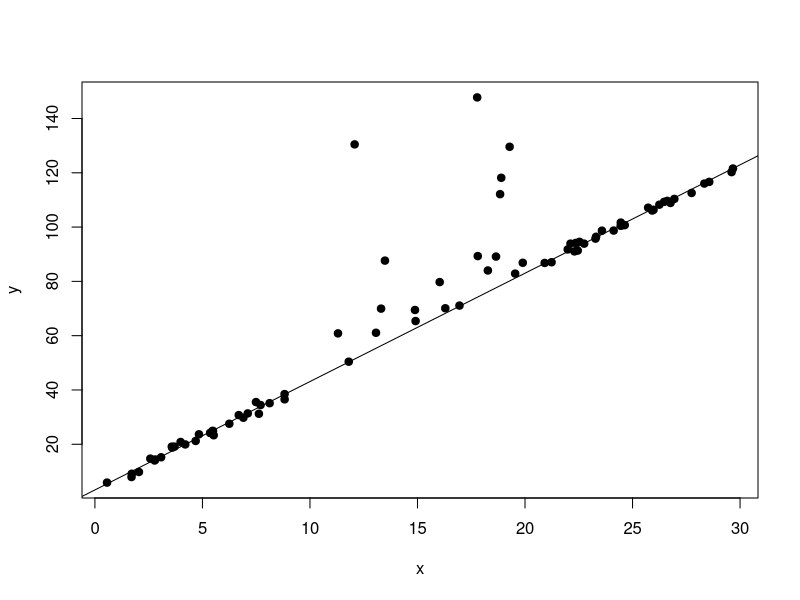

Generate this figure with R:
library(mixtools)


### Name: flaremixEM
### Title: EM Algorithm for Mixtures of Regressions with Flare
### Aliases: flaremixEM
### Keywords: file

### ** Examples

## Simulation output.

set.seed(100)
j=1
while(j == 1){
    x1 <- runif(30, 0, 10)
    x2 <- runif(20, 10, 20)
    x3 <- runif(30, 20, 30)
    y1 <- 3+4*x1+rnorm(30, sd = 1)
    y2 <- 3+4*x2+rexp(20, rate = .05)
    y3 <- 3+4*x3+rnorm(30, sd = 1)
    x <- c(x1, x2, x3)
    y <- c(y1, y2, y3)
    nu <- (1:30)/2

    out <- try(flaremixEM(y, x, beta = c(3, 4), nu = nu,
               lambda = c(.75, .25), sigma = 1), silent = TRUE)
    if(class(out) == "try-error"){
        j <- 1
    } else j <- 2
}

out[4:7]
plot(x, y, pch = 19)
abline(out$beta)
